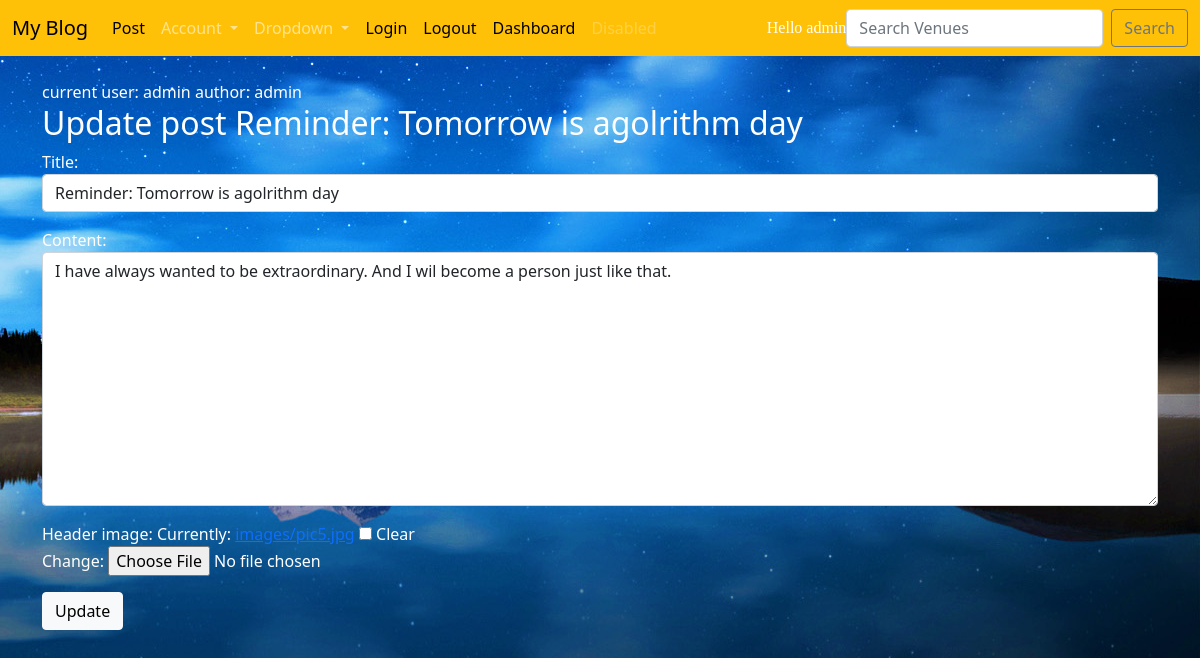
The page /blog/updatepost/12/ (signed in) on the database its author committed.
### myblog/models.py (models this page shows, shortened)
class Post(models.Model):
    title=models.CharField(max_length=120,null=True)
    header_image = models.ImageField(null=True, blank=True, upload_to="images/")
    time=models.DateTimeField(auto_now_add=True,null=True)
    author=models.ForeignKey(User,on_delete=SET_NULL,null=True)
    content=RichTextField(blank=True,null=True)
    likes=models.ManyToManyField(User,related_name='blog_likes')

### myblog/views.py (the view)
# urls.py: path('updatepost/<int:post_id>/',update_post,name='update-post'),
def update_post(request,post_id):
    post=Post.objects.get(pk=post_id)
    form=PostForm(request.POST or None,request.FILES or None,instance=post)
    if form.is_valid():
        form.save()
        return redirect('blog-post')
    return render(request,'myblog/update_post.html',{'form':form,'post':post})

### myblog/forms.py
class PostForm(forms.ModelForm):
    class Meta:
	    model = Post
	    fields = ('title','author' ,'content', 'header_image')
	    widgets = {
			'title': forms.TextInput(attrs={'class': 'form-control'}),
			'author': forms.TextInput(attrs={'value':'', 'id':'elder','type':'hidden'}),
			'content': forms.Textarea(attrs={'class': 'form-control'}),
		}

### templates/myblog/update_post.html (shortened to what this page needs)
{% extends 'main.html' %}
{% block content %}
<div style='color:white'>
current user: {{user}}
author: {{post.author}}
{% if user == post.author or user.id == 2 %}
    <h2>Update post {{post.title}}</h2>
<form action='' method='POST' enctype="multipart/form-data" >{% csrf_token %}
    {{form.as_p}}
<input class='btn btn-light' type='submit' value='Update'>
</form>
{% else %}
<h1>You are not authorized to modify this post. And you know it!!!</h1>
{% endif %}
</div>
{% endblock %}

### templates/navbar1.html (shortened to what this page needs)
<nav class="navbar navbar-expand-lg navbar-dark bg-warning">
    <div class="container-fluid">
        <a class="navbar-brand" style="color:black;" href="{% url 'blog-post' %}">My Blog</a>
        <div class="collapse navbar-collapse"  id="navbarSupportedContent">
            <ul class="navbar-nav me-auto mb-2 mb-lg-0" >
                <li class="nav-item-active">
                    <a class="nav-link" style='color:black;' href="{% url 'post-form' %}">Post</a>
                </li>
                <li class="nav-item dropdown">
                    <a class="nav-link dropdown-toggle" href="#" id="navbarDropdownMenuLink" data-toggle="dropdown" aria-haspopup="true" aria-expanded="false">
                      Account
                    </a>
                  </li>
                  <li class="nav-item dropdown">
                    <a class="nav-link dropdown-toggle" href="#" id="navbarDropdown" role="button" data-toggle="dropdown" aria-haspopup="true" aria-expanded="false">
                      Dropdown
                    </a>
                  </li>
                <li class="nav-item">
                    <a class="nav-link" style='color:black;' href="{% url 'login' %}">Login</a>
                </li>
                <li class="nav-item">
                    <a class="nav-link" style='color:black;' href="{% url 'logout' %}">Logout</a>
                </li>
                <li class="nav-item">
                    <a class="nav-link" style='color:black;' href="{% url 'dashboard' %}">Dashboard</a>
                </li>
                <li class="nav-item">
                    <a class="nav-link disabled" href="#" tabindex="-1" aria-disabled="true">Disabled</a>
                </li>
            </ul>
            <span class="navbar-text" style='color:white; font-family: Georgia;'>
                Hello {{user}}
              </span>
            <form class="d-flex" action="" method='POST'>
                <input class=" form-control me-2 " type="search " placeholder="Search Venues " aria-label="Search " name="searched">
                <button class=" btn btn-outline-secondary " type="submit ">Search</button>
            </form>
        </div>
    </div>
</nav>

### rows shown on the page
Post: author "admin", title "Reminder: Tomorrow is agolrithm day", content "I have always wanted to be extraordinary. And I wil become a person just like that."

### other values the page prints
{{ user }} "admin"
